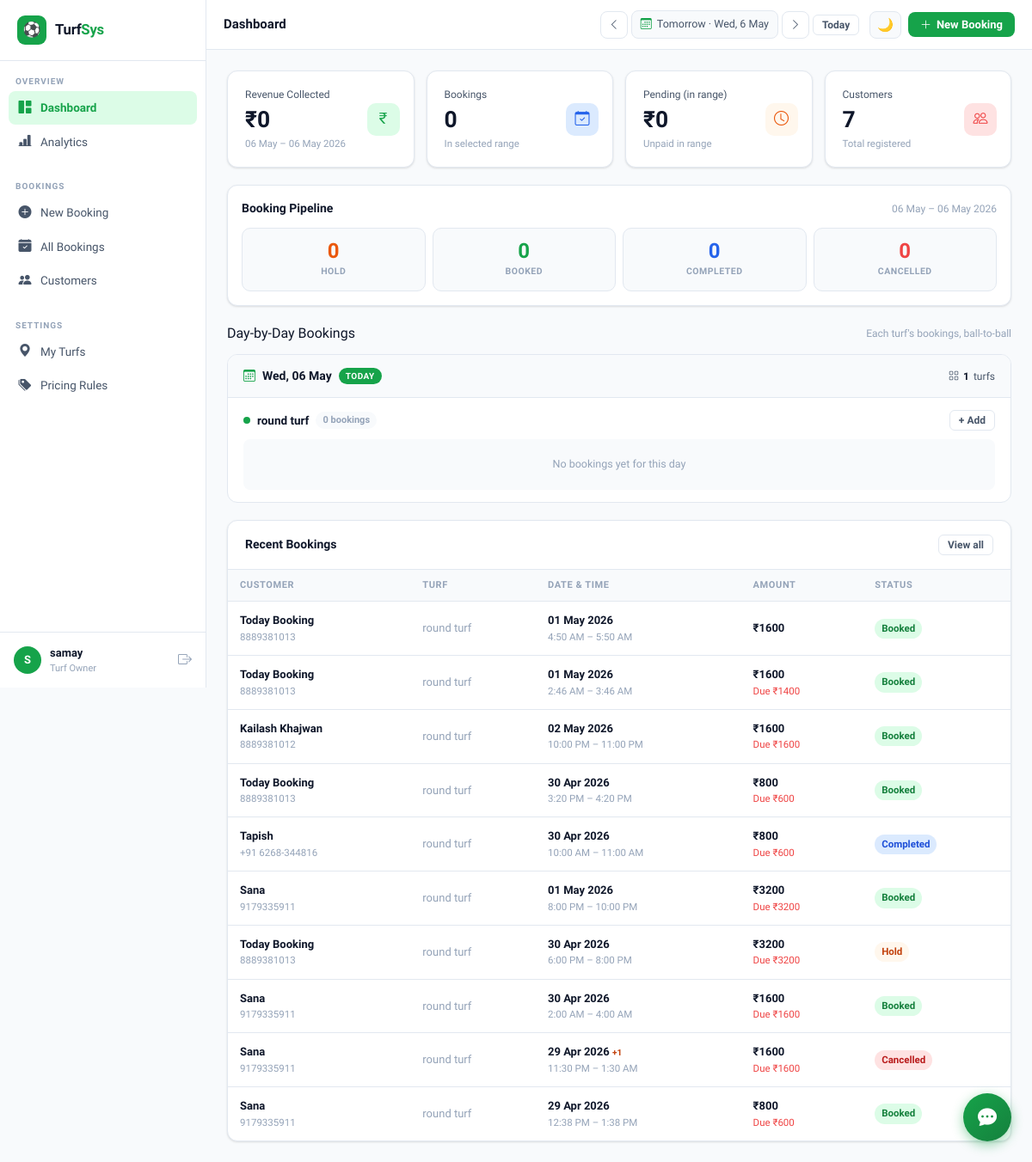
The page /dashboard/ (signed in) on the database its author committed.
### bookings/models.py (models this page shows, shortened)
class Turf(models.Model):
    owner = models.ForeignKey(User, on_delete=models.CASCADE, related_name='turfs')
    name = models.CharField(max_length=200)
    description = models.TextField(blank=True)
    location = models.CharField(max_length=300, blank=True)
    sport_type = models.CharField(max_length=100, default='Football')
    open_time = models.TimeField(default='06:00')
    close_time = models.TimeField(default='23:00')
    default_price_per_hour = models.DecimalField(max_digits=8, decimal_places=2, default=800)
    is_active = models.BooleanField(default=True)
    created_at = models.DateTimeField(auto_now_add=True)
    class Meta:
        ordering = ['name']

class Booking(models.Model):
    STATUS_CHOICES = [
        ('hold','Hold'),('booked','Booked'),
        ('completed','Completed'),('cancelled','Cancelled'),
    ]
    PAYMENT_STATUS_CHOICES = [
        ('pending','Pending'),('partial','Partial'),
        ('paid','Paid'),('refunded','Refunded'),
    ]
    owner = models.ForeignKey(User, on_delete=models.CASCADE, related_name='bookings')
    turf = models.ForeignKey(Turf, on_delete=models.CASCADE, related_name='bookings')
    customer = models.ForeignKey(Customer, on_delete=models.CASCADE, related_name='bookings')
    booking_date = models.DateField()
    start_time = models.TimeField()
    end_time = models.TimeField()
    total_amount = models.DecimalField(max_digits=10, decimal_places=2, default=0)
    paid_amount = models.DecimalField(max_digits=10, decimal_places=2, default=0)
    status = models.CharField(max_length=20, choices=STATUS_CHOICES, default='booked')
    payment_status = models.CharField(max_length=20, choices=PAYMENT_STATUS_CHOICES, default='pending')
    notes = models.TextField(blank=True)
    created_at = models.DateTimeField(auto_now_add=True)
    updated_at = models.DateTimeField(auto_now=True)
    @property
    def remaining_amount(self):
        return max(Decimal('0'), self.total_amount - self.paid_amount)
    @property
    def crosses_midnight(self):
        return self.end_time <= self.start_time
    class Meta:
        ordering = ['-booking_date', 'start_time']

class Customer(models.Model):
    owner = models.ForeignKey(User, on_delete=models.CASCADE, related_name='customers')
    name = models.CharField(max_length=200)
    phone = models.CharField(max_length=20)
    email = models.EmailField(blank=True)
    address = models.TextField(blank=True)
    notes = models.TextField(blank=True)
    total_bookings = models.IntegerField(default=0)
    total_spent = models.DecimalField(max_digits=10, decimal_places=2, default=0)
    last_visit = models.DateField(null=True, blank=True)
    created_at = models.DateTimeField(auto_now_add=True)
    class Meta:
        ordering = ['-total_bookings', 'name']
        unique_together = ['owner', 'phone']

### bookings/views.py (the view, shortened to what this page needs)
# urls.py: path('dashboard/', views.dashboard, name='dashboard'),
@login_required
def dashboard(request):
    date_from, date_to = get_date_range(request)
    today = timezone.localtime().date()
    u = request.user
    turfs = Turf.objects.filter(owner=u, is_active=True)
    bookings_range = Booking.objects.filter(
        owner=u, booking_date__gte=date_from, booking_date__lte=date_to,
        status__in=['booked', 'completed']
    )
    revenue = bookings_range.aggregate(t=Sum('paid_amount'))['t'] or 0
    total_bookings = bookings_range.count()
    pending_qs = Booking.objects.filter(
        owner=u,
        booking_date__gte=date_from, booking_date__lte=date_to,
        status='booked', payment_status__in=['pending', 'partial']
    )
    pending = sum(b.remaining_amount for b in pending_qs)
    future_pending_qs = Booking.objects.filter(
        owner=u,
        booking_date__gt=date_to,
        status='booked', payment_status__in=['pending', 'partial']
    )
    future_pending = sum(b.remaining_amount for b in future_pending_qs)
    total_customers = Customer.objects.filter(owner=u).count()
    pipeline = {
        'hold': Booking.objects.filter(owner=u, booking_date__gte=date_from, booking_date__lte=date_to, status='hold').count(),
        'booked': Booking.objects.filter(owner=u, booking_date__gte=date_from, booking_date__lte=date_to, status='booked').count(),
        'completed': Booking.objects.filter(owner=u, booking_date__gte=date_from, booking_date__lte=date_to, status='completed').count(),
        'cancelled': Booking.objects.filter(owner=u, booking_date__gte=date_from, booking_date__lte=date_to, status='cancelled').count(),
    }
    recent_bookings = Booking.objects.filter(owner=u).select_related('turf', 'customer').order_by('-created_at')[:10]
    from datetime import timedelta as td
    tl_start = 6
    tl_end = 23
    days = []
    cur = date_from
    while cur <= date_to and len(days) < 7:
        days.append(cur)
        cur += td(days=1)
    timeline_days = []  # list of {date, label, turfs: [{id, name, bookings}]}
    for d in days:
        day_data = {
            'date': d.isoformat(),
            'label': d.strftime('%a, %d %b'),
            'is_today': (d == today),
            'turfs': []
        }
        for turf in turfs:
            bks = Booking.objects.filter(
                turf=turf, booking_date=d, status__in=['booked', 'hold', 'completed']
            ).select_related('customer').order_by('start_time')
            bookings_list = []
            day_data['turfs'].append({
                'id': turf.id,
                'name': turf.name,
                'sport': turf.sport_type,
                'open': turf.open_time.strftime('%H:%M'),
                'close': turf.close_time.strftime('%H:%M'),
                'bookings': bookings_list,
                'booked_count': len(bookings_list),
            })
        timeline_days.append(day_data)
    tl_start = max(0, tl_start)
    tl_end = min(24, tl_end)
    context = {
        'turfs': turfs, 'today': today,
        'date_from': date_from, 'date_to': date_to,
        'revenue': revenue, 'total_bookings': total_bookings,
        'pending': pending, 'future_pending': future_pending,
        'total_customers': total_customers,
        'pipeline': pipeline, 'recent_bookings': recent_bookings,
        'timeline_days': timeline_days,
        'timeline_json': json.dumps([d for d in timeline_days], default=str),
        'tl_start': tl_start, 'tl_end': tl_end,
    }
    return render(request, 'dashboard/index.html', context)

### templates/dashboard/index.html (shortened to what this page needs)
{% extends 'base.html' %}
{% block page_title %}Dashboard{% endblock %}
{% block content %}
<div class="grid-4 mb-20">
  <div class="card stat-card">
    <div class="stat-label">Revenue Collected</div>
    <div class="stat-value">₹{{ revenue|floatformat:0 }}</div>
    <div class="stat-sub">{{ date_from|date:"d M" }} – {{ date_to|date:"d M Y" }}</div>
    <div class="stat-icon si-green"><i class="bi bi-currency-rupee"></i></div>
  </div>
  <div class="card stat-card">
    <div class="stat-label">Bookings</div>
    <div class="stat-value">{{ total_bookings }}</div>
    <div class="stat-sub">In selected range</div>
    <div class="stat-icon si-blue"><i class="bi bi-calendar-check"></i></div>
  </div>
  <div class="card stat-card">
    <div class="stat-label">Pending (in range)</div>
    <div class="stat-value">₹{{ pending|floatformat:0 }}</div>
    {% if future_pending > 0 %}
    <div class="stat-trend">+ ₹{{ future_pending|floatformat:0 }} after this range</div>
    {% else %}
    <div class="stat-sub">Unpaid in range</div>
    {% endif %}
    <div class="stat-icon si-orange"><i class="bi bi-clock"></i></div>
  </div>
  <div class="card stat-card">
    <div class="stat-label">Customers</div>
    <div class="stat-value">{{ total_customers }}</div>
    <div class="stat-sub">Total registered</div>
    <div class="stat-icon si-red"><i class="bi bi-people"></i></div>
  </div>
</div>
<div class="card mb-20 pipeline-card">
  <div style="display:flex; justify-content:space-between; align-items:center; margin-bottom:12px; flex-wrap:wrap; gap:8px;">
    <span class="card-title">Booking Pipeline</span>
    <span class="fs-12 text-muted">{{ date_from|date:"d M" }} – {{ date_to|date:"d M Y" }}</span>
  </div>
  <div class="pipeline-grid">
    <div class="pipe-cell hold">
      <div class="pipe-num">{{ pipeline.hold }}</div>
      <div class="pipe-label">Hold</div>
    </div>
    <div class="pipe-cell booked">
      <div class="pipe-num">{{ pipeline.booked }}</div>
      <div class="pipe-label">Booked</div>
    </div>
    <div class="pipe-cell completed">
      <div class="pipe-num">{{ pipeline.completed }}</div>
      <div class="pipe-label">Completed</div>
    </div>
    <div class="pipe-cell cancelled">
      <div class="pipe-num">{{ pipeline.cancelled }}</div>
      <div class="pipe-label">Cancelled</div>
    </div>
  </div>
</div>
<div style="display:flex; justify-content:space-between; align-items:center; margin-bottom:12px; flex-wrap:wrap; gap:8px;">
  <div class="ph-title" style="font-size:1rem;">Day-by-Day Bookings</div>
  <div class="fs-12 text-muted">Each turf's bookings, ball-to-ball</div>
</div>
{% if not turfs %}
<div class="card">
  <div class="empty-state">
    <div class="ei">🏟️</div>
    <p>No turfs added yet.</p>
    <a href="{% url 'turf_list' %}" class="btn btn-primary btn-sm">Add Your First Turf</a>
  </div>
</div>
{% else %}
{% for day in timeline_days %}
<div class="day-card">
  <div class="day-card-header">
    <div class="day-title">
      <i class="bi bi-calendar3" style="color:var(--primary);"></i>
      {{ day.label }}
      {% if day.is_today %}<span class="day-today-pill">TODAY</span>{% endif %}
    </div>
    <div class="day-stats">
      <span class="day-stat"><i class="bi bi-grid"></i> <span class="day-stat-num">{{ day.turfs|length }}</span> turfs</span>
    </div>
  </div>
  {% for t in day.turfs %}
  <div class="turf-row">
    <div class="turf-row-head">
      <div class="turf-name-tag">
        <span class="turf-icon-dot"></span>
        {{ t.name }}
        <span class="turf-count-badge">{{ t.booked_count }} {% if t.booked_count == 1 %}booking{% else %}bookings{% endif %}</span>
      </div>
      <a href="{% url 'booking_create' %}?turf={{ t.id }}" class="btn btn-ghost btn-sm">+ Add</a>
    </div>
    {% if t.bookings %}
    <div class="booking-strip">
      {% for b in t.bookings %}
      <a href="{% url 'booking_detail' b.id %}" class="booking-pill status-{{ b.status }}">
        <div class="bp-time">{{ b.start_12 }} – {{ b.end_12 }}</div>
        <div class="bp-customer">{{ b.customer }}</div>
        <div class="bp-meta">
          <span>{{ b.duration }}</span>
          <span class="bp-amount">₹{{ b.amount|floatformat:0 }}</span>
        </div>
      </a>
      {% endfor %}
    </div>
    {% else %}
    <div class="empty-turf">No bookings yet for this day</div>
    {% endif %}
  </div>
  {% endfor %}
</div>
{% empty %}
<div class="card"><div class="empty-state"><div class="ei">📅</div><p>No bookings in selected range. Try a different date.</p></div></div>
{% endfor %}
{% endif %}
<div class="card mt-20">
  <div class="card-header">
    <span class="card-title">Recent Bookings</span>
    <a href="{% url 'booking_list' %}" class="btn btn-ghost btn-sm">View all</a>
  </div>
  <div class="table-wrap">
    <table class="tp-table">
      <thead>
        <tr><th>Customer</th><th>Turf</th><th>Date & Time</th><th>Amount</th><th>Status</th></tr>
      </thead>
      <tbody>
        {% for b in recent_bookings %}
        <tr onclick="window.location='{% url 'booking_detail' b.pk %}'" style="cursor:pointer;">
          <td>
            <div class="td-name">{{ b.customer.name }}</div>
            <div class="td-sub">{{ b.customer.phone }}</div>
          </td>
          <td class="text-muted">{{ b.turf.name }}</td>
          <td>
              <div class="fw-600">{{ b.booking_date|date:"d M Y" }}{% if b.crosses_midnight %} <span style="font-size:10px; color:#c2410c; font-weight:700;">+1</span>{% endif %}</div>
              <div class="td-sub">{{ b.start_time|time:"g:i A" }} – {{ b.end_time|time:"g:i A" }}</div>
          </td>
          <td>
            <div class="fw-600">₹{{ b.total_amount|floatformat:0 }}</div>
            {% if b.remaining_amount > 0 %}<div class="td-sub text-danger">Due ₹{{ b.remaining_amount|floatformat:0 }}</div>{% endif %}
          </td>
          <td><span class="badge badge-{{ b.status }}">{{ b.get_status_display }}</span></td>
        </tr>
        {% empty %}
        <tr><td colspan="5" class="empty-state" style="padding:32px;">No bookings yet. <a href="{% url 'booking_create' %}" class="text-primary fw-600">Create one →</a></td></tr>
        {% endfor %}
      </tbody>
    </table>
  </div>
</div>
{% endblock %}

### templates/base.html (shortened to what this page needs)
<!DOCTYPE html>
<html lang="en" data-theme="light">
<head>
<link href="https://cdn.jsdelivr.net/npm/bootstrap-icons@1.11.3/font/bootstrap-icons.css" rel="stylesheet">
</head>
<body>
<aside class="sidebar" id="sidebar">
  <a href="{% url 'dashboard' %}" class="sidebar-logo">
    <div class="logo-icon">⚽</div>
    <span class="logo-name">Turf<span>Sys</span></span>
  </a>
  <nav>
    <div class="nav-group">
      <div class="nav-group-label">Overview</div>
      <a href="{% url 'dashboard' %}" class="nav-link {% if request.resolver_match.url_name == 'dashboard' %}active{% endif %}">
        <i class="bi bi-grid-1x2-fill"></i> Dashboard
      </a>
      <a href="{% url 'analytics' %}" class="nav-link {% if 'analytics' in request.resolver_match.url_name %}active{% endif %}">
        <i class="bi bi-bar-chart-line-fill"></i> Analytics
      </a>
    </div>
    <div class="nav-group">
      <div class="nav-group-label">Bookings</div>
      <a href="{% url 'booking_create' %}" class="nav-link {% if request.resolver_match.url_name == 'booking_create' %}active{% endif %}">
        <i class="bi bi-plus-circle-fill"></i> New Booking
      </a>
      <a href="{% url 'booking_list' %}" class="nav-link {% if request.resolver_match.url_name == 'booking_list' %}active{% endif %}">
        <i class="bi bi-calendar-check-fill"></i> All Bookings
      </a>
      <a href="{% url 'customer_list' %}" class="nav-link {% if 'customer' in request.resolver_match.url_name %}active{% endif %}">
        <i class="bi bi-people-fill"></i> Customers
      </a>
    </div>
    <div class="nav-group">
      <div class="nav-group-label">Settings</div>
      <a href="{% url 'turf_list' %}" class="nav-link {% if 'turf' in request.resolver_match.url_name %}active{% endif %}">
        <i class="bi bi-geo-alt-fill"></i> My Turfs
      </a>
      <a href="{% url 'pricing_list' %}" class="nav-link {% if 'pricing' in request.resolver_match.url_name %}active{% endif %}">
        <i class="bi bi-tags-fill"></i> Pricing Rules
      </a>
    </div>
  </nav>
  <div class="sidebar-user">
    <div class="user-avatar">{{ request.user.first_name|first|upper|default:request.user.username|first|upper }}</div>
    <div style="flex:1; min-width:0;">
      <div class="user-name">{{ request.user.get_full_name|default:request.user.username }}</div>
      <div class="user-role">Turf Owner</div>
    </div>
    <a href="{% url 'logout' %}" title="Logout" style="color:var(--text3); font-size:16px;"><i class="bi bi-box-arrow-right"></i></a>
  </div>
</aside>
<header class="topbar">
  <div class="topbar-left">
    <span class="page-title-top">{% block page_title %}Dashboard{% endblock %}</span>
  </div>
  <div class="hide-mobile" style="display:flex; align-items:center; gap:4px;">
    <button class="btn btn-ghost btn-icon" type="button" onclick="navDate(-1)" title="Previous day"><i class="bi bi-chevron-left"></i></button>
    <div class="date-range-bar" id="dateRangeBtn" style="margin:0;">
      <i class="bi bi-calendar3"></i>
      <span id="dateRangeLabel">Today</span>
    </div>
    <button class="btn btn-ghost btn-icon" type="button" onclick="navDate(1)" title="Next day"><i class="bi bi-chevron-right"></i></button>
    <button class="btn btn-ghost btn-sm" type="button" onclick="navToday()">Today</button>
  </div>
  <div class="topbar-actions">
    <button class="theme-toggle" onclick="toggleTheme()" title="Toggle theme" id="themeBtn">🌙</button>
    <a href="{% url 'booking_create' %}" class="btn btn-primary hide-mobile">
      <i class="bi bi-plus-lg"></i> New Booking
    </a>
  </div>
</header>
<div class="main-wrap">
  <div class="main-content">
    {% block content %}{% endblock %}
  </div>
</div>
<button class="chat-fab" id="chatFab" type="button" title="AI Assistant">
  <i class="bi bi-chat-dots-fill"></i>
</button>
</body>
</html>

### rows shown on the page
Turf: name "round turf"
Booking: customer.name "Today Booking", customer.phone "8889381013", turf.name "round turf", booking_date "01 May 2026", start_time "4:50 AM", end_time "5:50 AM", total_amount "1600", status "Booked"
Booking: customer.name "Today Booking", customer.phone "8889381013", turf.name "round turf", booking_date "01 May 2026", start_time "2:46 AM", end_time "3:46 AM", total_amount "1600", remaining_amount "1400", status "Booked"
Booking: customer.name "Kailash Khajwan", customer.phone "8889381012", turf.name "round turf", booking_date "02 May 2026", start_time "10:00 PM", end_time "11:00 PM", total_amount "1600", remaining_amount "1600", status "Booked"
Booking: customer.name "Today Booking", customer.phone "8889381013", turf.name "round turf", booking_date "30 Apr 2026", start_time "3:20 PM", end_time "4:20 PM", total_amount "800", remaining_amount "600", status "Booked"
Booking: customer.name "Tapish", customer.phone "+91 6268-344816", turf.name "round turf", booking_date "30 Apr 2026", start_time "10:00 AM", end_time "11:00 AM", total_amount "800", remaining_amount "600", status "Completed"
Booking: customer.name "Sana", customer.phone "9179335911", turf.name "round turf", booking_date "01 May 2026", start_time "8:00 PM", end_time "10:00 PM", total_amount "3200", remaining_amount "3200", status "Booked"
Booking: customer.name "Today Booking", customer.phone "8889381013", turf.name "round turf", booking_date "30 Apr 2026", start_time "6:00 PM", end_time "8:00 PM", total_amount "3200", remaining_amount "3200", status "Hold"
Booking: customer.name "Sana", customer.phone "9179335911", turf.name "round turf", booking_date "30 Apr 2026", start_time "2:00 AM", end_time "4:00 AM", total_amount "1600", remaining_amount "1600", status "Booked"
Booking: customer.name "Sana", customer.phone "9179335911", turf.name "round turf", booking_date "29 Apr 2026", shows "+1", start_time "11:30 PM", end_time "1:30 AM", total_amount "1600", remaining_amount "1600", status "Cancelled"
Booking: customer.name "Sana", customer.phone "9179335911", turf.name "round turf", booking_date "29 Apr 2026", start_time "12:38 PM", end_time "1:38 PM", total_amount "800", remaining_amount "600", status "Booked"

### other values the page prints
{{ request.user.get_full_name|default:request.user.username }} "samay"
{{ revenue|floatformat:0 }} "0"
{{ date_from|date:"d M" }} "06 May"
{{ date_to|date:"d M Y" }} "06 May 2026"
{{ total_bookings }} "0"
{{ pending|floatformat:0 }} "0"
{{ total_customers }} "7"
{{ pipeline.hold }} "0"
{{ pipeline.booked }} "0"
{{ pipeline.completed }} "0"
{{ pipeline.cancelled }} "0"
{{ day.label }} "Wed, 06 May"
{{ day.turfs|length }} "1"
{{ t.booked_count }} "0"
